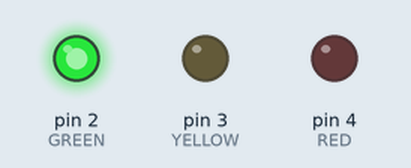
The sketch below on a simulated Arduino Uno, built with avr-gcc and run on an emulated ATmega328P. Shown: output pins drawn as LEDs (lit = HIGH).

Above: at 0.5 s.
At 2.0 s:
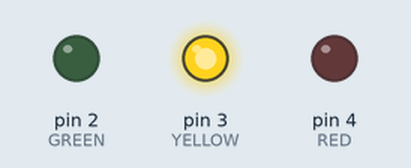
At 4.5 s:
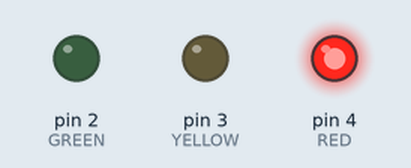
Timing chart, 0 to 7.8 s (numbered marks = the images above):
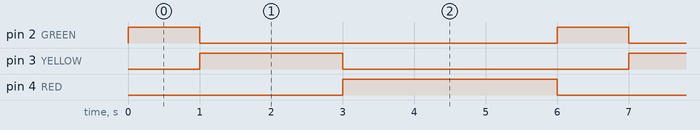

Measured:
- by itself, pin 2 (GREEN): alternates HIGH for 1.0 s and LOW for 5.0 s
- by itself, pin 3 (YELLOW): alternates HIGH for 2.0 s and LOW for 4.0 s
- by itself, pin 4 (RED): alternates HIGH for 3.0 s and LOW for 3.0 s

The sketch:

1-5_Traffic_Light.ino
```cpp
// 실습 1-4 신호등 만들어보기
const int GREEN = 2; // 2번 핀을 사용하는 LED 상수 정의
const int YELLOW = 3;
const int RED = 4;

void setup()
{
  pinMode(GREEN, OUTPUT); // LED를 출력으로 지정
  pinMode(YELLOW, OUTPUT);
  pinMode(RED, OUTPUT);
}

void loop()
{
  digitalWrite(GREEN, HIGH);
  delay(1000);
  digitalWrite(GREEN, LOW);

  digitalWrite(YELLOW, HIGH);
  delay(2000);
  digitalWrite(YELLOW, LOW);

  digitalWrite(RED, HIGH);
  delay(3000);
  digitalWrite(RED, LOW);

}
```
